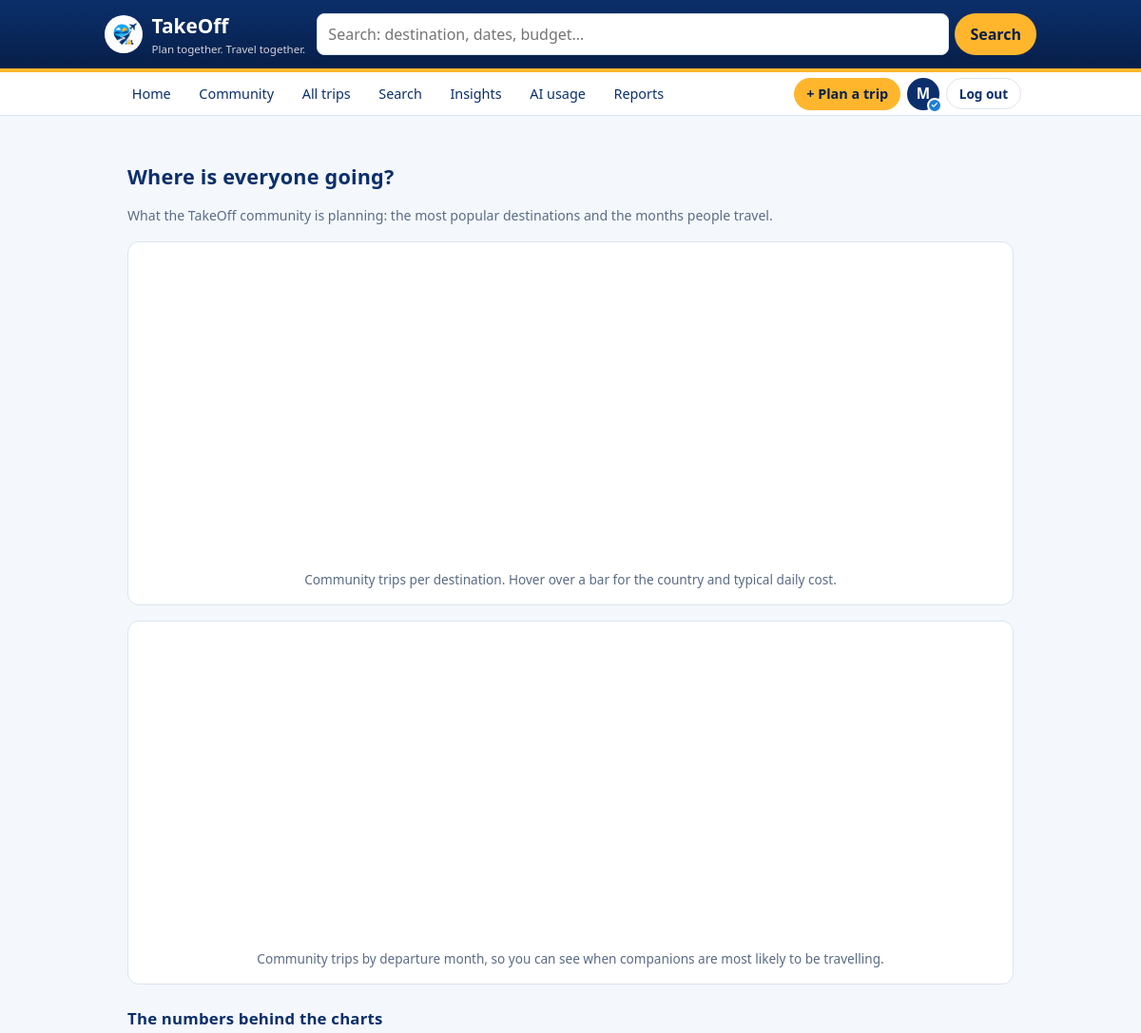
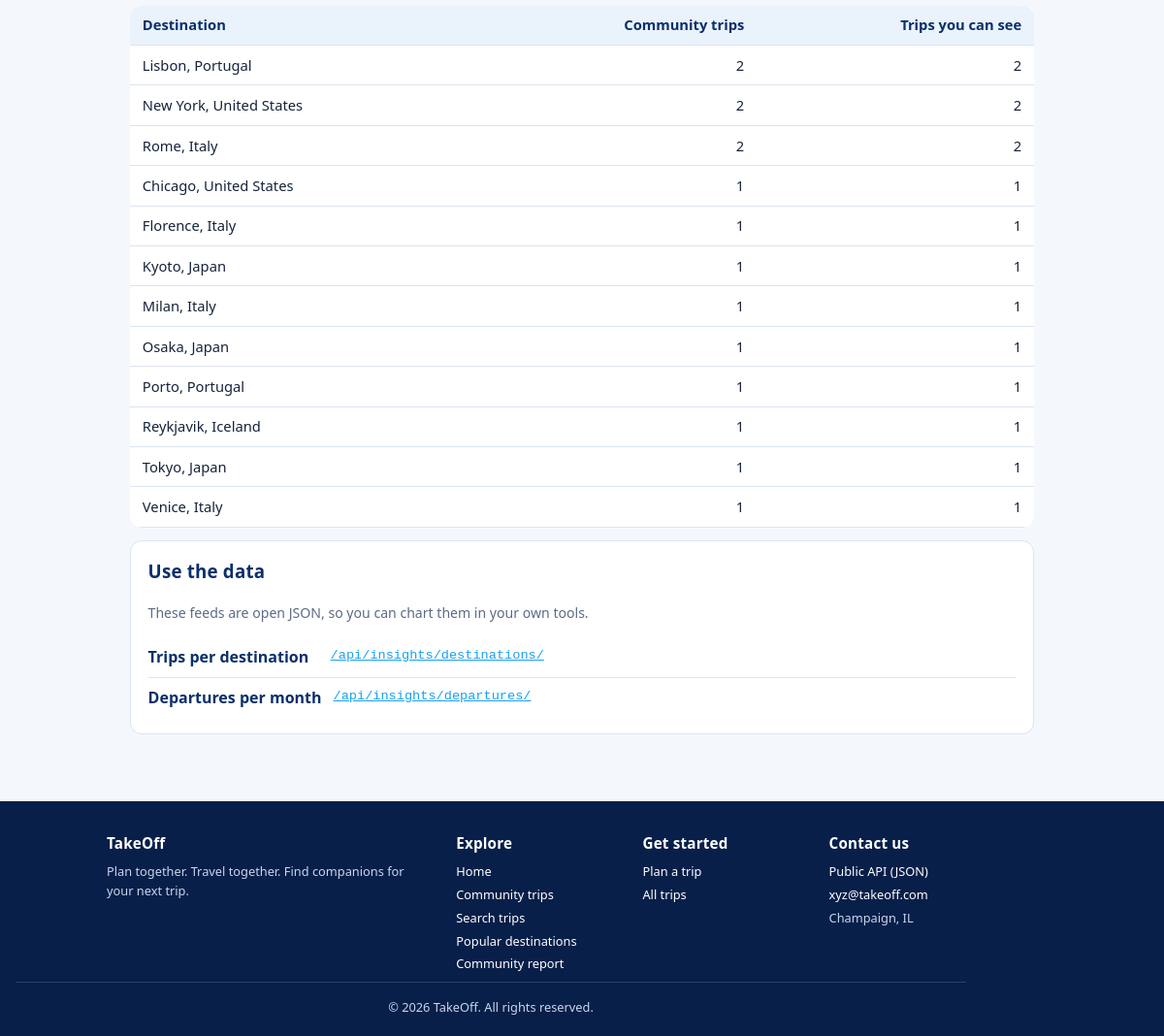
The app's page /insights/ (signed in) with its own data (2 pictures, top to bottom).
### trips/models.py (models this page shows, shortened)
class Destination(models.Model):
    destination_id = models.AutoField(primary_key=True)
    name = models.CharField(max_length=80)                 # e.g. "Florence"
    country = models.CharField(max_length=60)              # e.g. "Italy"
    iata_code = models.CharField(
        max_length=3,
        blank=True,
        default="",
        help_text="Primary airport code, e.g. FLR. Blank if the city has no airport.",
    )
    timezone = models.CharField(max_length=40, default="UTC")
    avg_daily_cost_usd = models.DecimalField(
        max_digits=7,
        decimal_places=2,
        default=0,
        help_text="Rough per-person daily spend, used to sanity-check trip budgets.",
    )
    class Meta:
        ordering = ["country", "name"]
        constraints = [
            models.UniqueConstraint(
                fields=["name", "country"],
                name="uniq_destination_name_per_country",
            )
        ]

### trips/charts.py (the view)
# urls.py: path("insights/", charts.insights_page, name="insights"),
@login_required
def insights_page(request):
    feeds = [
        {"label": "Trips per destination", "url": reverse("trips:api-insights-destinations")},
        {"label": "Departures per month", "url": reverse("trips:api-insights-departures")},
    ]
    return render(request, "trips/insights.html", {
        "rows": destination_popularity(request.user),
        "feeds": feeds,
        "destinations_spec_url": reverse("trips:chart-spec-destinations"),
        "departures_spec_url": reverse("trips:chart-spec-departures"),
    })

### trips/views.py (called while the page is built)
def destination_popularity(user=None):
    can_see = Q(stops__trip__visibility=Trip.PUBLIC)
    if user is not None and user.is_authenticated:
        can_see |= Q(stops__trip__owner__user=user)
        can_see |= Q(stops__trip__join_requests__requester__user=user,
                     stops__trip__join_requests__status=JoinRequest.ACCEPTED)
    return (
        Destination.objects
        .annotate(
            n_trips=Count("stops__trip", filter=can_see, distinct=True),
            n_public=Count("stops__trip", filter=Q(stops__trip__visibility=Trip.PUBLIC), distinct=True),
        )
        .filter(n_trips__gt=0)  # hide cities nobody has planned to visit
        .order_by("-n_trips", "name")
    )

### templates/trips/insights.html (shortened to what this page needs)
{% extends "trips/base.html" %}
{% load static %}
{% block content %}
  <h2 class="section-title">Where is everyone going?</h2>
  <p class="meta">What the TakeOff community is planning: the most popular destinations and the months people travel.</p>
  <figure class="chart">
    <div class="chart-canvas" data-chart-spec="{{ destinations_spec_url }}"
         role="img" aria-label="Bar chart of community trips for each destination"></div>
    <figcaption>Community trips per destination. Hover over a bar for the country and typical daily cost.</figcaption>
  </figure>
  <figure class="chart">
    <div class="chart-canvas" data-chart-spec="{{ departures_spec_url }}"
         role="img" aria-label="Line chart of community trips departing each month"></div>
    <figcaption>Community trips by departure month, so you can see when companions are most likely to be travelling.</figcaption>
  </figure>
  <h3 class="section-title">The numbers behind the charts</h3>
  <div class="table-wrap">
    <table class="data">
      <thead><tr><th>Destination</th><th class="num">Community trips</th><th class="num">Trips you can see</th></tr></thead>
      <tbody>
        {% for d in rows %}
          <tr><td>{{ d.name }}, {{ d.country }}</td><td class="num">{{ d.n_public }}</td><td class="num">{{ d.n_trips }}</td></tr>
        {% empty %}
          <tr><td colspan="3" class="muted"><em>No trips yet.</em></td></tr>
        {% endfor %}
      </tbody>
    </table>
  </div>
  <div class="panel">
    <h3>Use the data</h3>
    <p class="meta">These feeds are open JSON, so you can chart them in your own tools.</p>
    <ul class="feed-list">
      {% for feed in feeds %}
        <li><span>{{ feed.label }}</span> <a href="{{ feed.url }}" data-feed-url>{{ feed.url }}</a></li>
      {% endfor %}
    </ul>
  </div>
{% endblock %}

### templates/trips/base.html (shortened to what this page needs)
{% load static %}
<!DOCTYPE html>
<html lang="en">
<head>
  <link rel="stylesheet" href="{% static 'css/normalize.css' %}">
  <link rel="stylesheet" href="{% static 'css/style.css' %}">
</head>
<body>
  <header class="site-header">
    <div class="bar">
      <a class="brand" href="{% url 'trips:home' %}">
        <img src="{% static 'trips/img/logo.png' %}" alt="TakeOff logo">
        <span>TakeOff<small>Plan together. Travel together.</small></span>
      </a>
      {% if user.is_authenticated %}
        <form class="header-search" action="{% url 'trips:trip-search' %}" method="get" role="search">
          <input type="search" name="q" placeholder="Search: destination, dates, budget…" aria-label="Search community trips by destination">
          <button type="submit">Search</button>
        </form>
      {% endif %}
    </div>
  </header>
  <nav class="subnav" aria-label="Primary">
    <div class="bar">
      <a href="{% url 'trips:home' %}">Home</a>
      <a href="{% url 'trips:trip-list-generic' %}">Community</a>
      {% if user.is_authenticated %}
        <a href="{% url 'trips:trip-list' %}">All trips</a>
        <a href="{% url 'trips:trip-search' %}">Search</a>
        <a href="{% url 'trips:insights' %}">Insights</a>
        <a href="{% url 'trips:dashboard' %}">AI usage</a>
        <a href="{% url 'trips:reports' %}">Reports</a>
        <a class="cta" href="{% url 'trips:trip-create' %}">+ Plan a trip</a>
        <a class="nav-profile" href="{% url 'trips:my-profile' %}" title="My profile ({{ user.username }})" aria-label="My profile">
          <span class="avatar">{{ user.get_short_name|default:user.username|slice:":1"|upper }}</span>{% if user.traveler.is_domain_verified %}<span class="avatar-tick" aria-hidden="true">&#10003;</span>{% endif %}
        </a>
        <form class="nav-logout" method="post" action="{% url 'trips:logout' %}">
          <button type="submit">Log out</button>
        </form>
      {% else %}
        <a class="nav-auth" href="{% url 'trips:login' %}">Log in</a>
        <a class="cta" href="{% url 'trips:signup' %}">Sign up</a>
      {% endif %}
    </div>
  </nav>
  <main>
    {% block content %}{% endblock %}
  </main>
  <footer class="site-footer">
    <div class="footer-grid">
      <div>
        <h4>TakeOff</h4>
        <p>Plan together. Travel together. Find companions for your next trip.</p>
      </div>
      <div>
        <h4>Explore</h4>
        <ul>
          <li><a href="{% url 'trips:home' %}">Home</a></li>
          <li><a href="{% url 'trips:trip-list-generic' %}">Community trips</a></li>
          {% if user.is_authenticated %}
            <li><a href="{% url 'trips:trip-search' %}">Search trips</a></li>
            <li><a href="{% url 'trips:insights' %}">Popular destinations</a></li>
            <li><a href="{% url 'trips:reports' %}">Community report</a></li>
          {% endif %}
        </ul>
      </div>
      <div>
        <h4>Get started</h4>
        <ul>
          {% if user.is_authenticated %}
            <li><a href="{% url 'trips:trip-create' %}">Plan a trip</a></li>
            <li><a href="{% url 'trips:trip-list' %}">All trips</a></li>
          {% else %}
            <li><a href="{% url 'trips:signup' %}">Create an account</a></li>
            <li><a href="{% url 'trips:login' %}">Log in</a></li>
          {% endif %}
        </ul>
      </div>
      <div>
        <h4>Contact us</h4>
        <ul>
          <li><a href="{% url 'trips:api-insights-destinations' %}">Public API (JSON)</a></li>
          <li><a href="mailto:xyz@takeoff.com">xyz@takeoff.com</a></li>
          <li>Champaign, IL</li>
        </ul>
      </div>
    </div>
    <p class="footer-note">&copy; {% now "Y" %} TakeOff. All rights reserved.</p>
  </footer>
</body>
</html>

### records on screen
Destination: name "Lisbon", country "Portugal", n_public "2", n_trips "2"
Destination: name "New York", country "United States", n_public "2", n_trips "2"
Destination: name "Rome", country "Italy", n_public "2", n_trips "2"
Destination: name "Chicago", country "United States", n_public "1", n_trips "1"
Destination: name "Florence", country "Italy", n_public "1", n_trips "1"
Destination: name "Kyoto", country "Japan", n_public "1", n_trips "1"
Destination: name "Milan", country "Italy", n_public "1", n_trips "1"
Destination: name "Osaka", country "Japan", n_public "1", n_trips "1"
Destination: name "Porto", country "Portugal", n_public "1", n_trips "1"
Destination: name "Reykjavik", country "Iceland", n_public "1", n_trips "1"
Destination: name "Tokyo", country "Japan", n_public "1", n_trips "1"
Destination: name "Venice", country "Italy", n_public "1", n_trips "1"

### other values on screen
{{ user.get_short_name|default:user.username|slice:":1"|upper }} "M"
{{ feed.label }} "Trips per destination" "Departures per month"
{{ feed.url }} "/api/insights/destinations/" "/api/insights/departures/"
